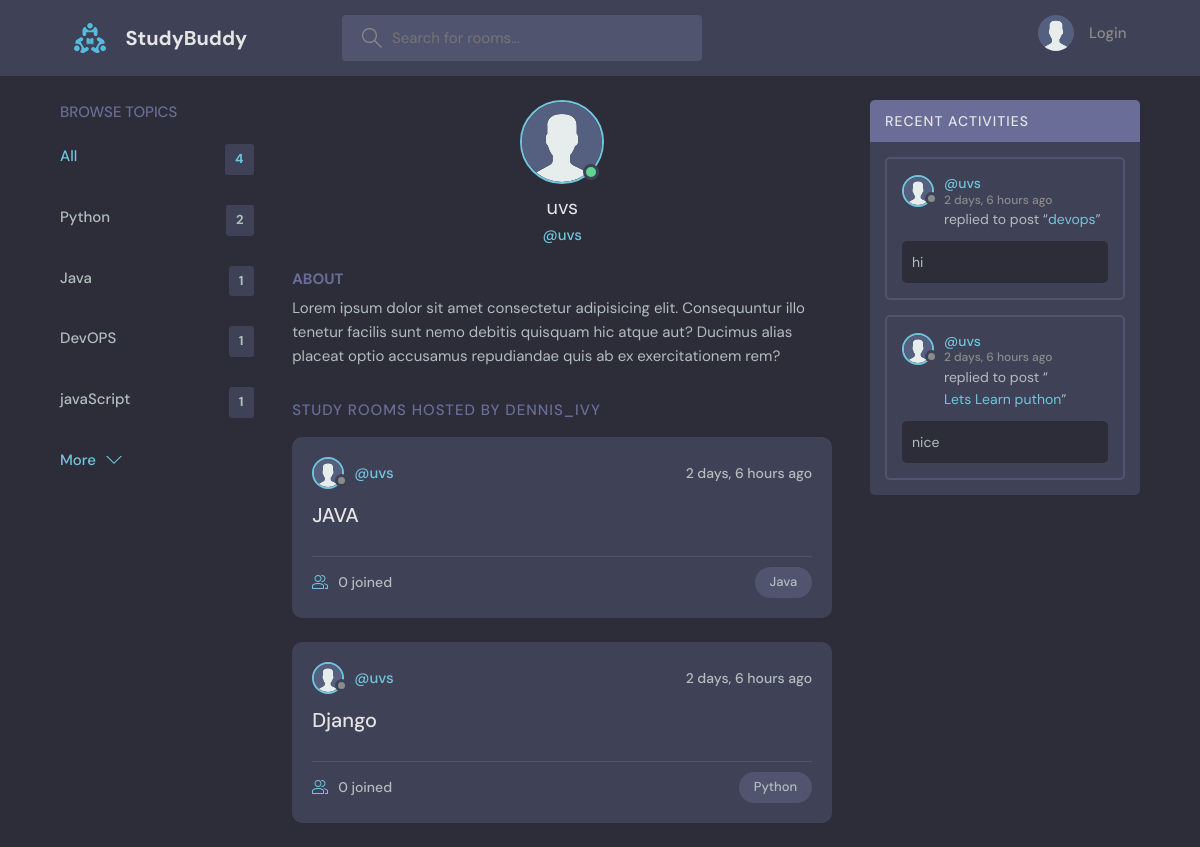
Before: /profile3/ with the older database file.
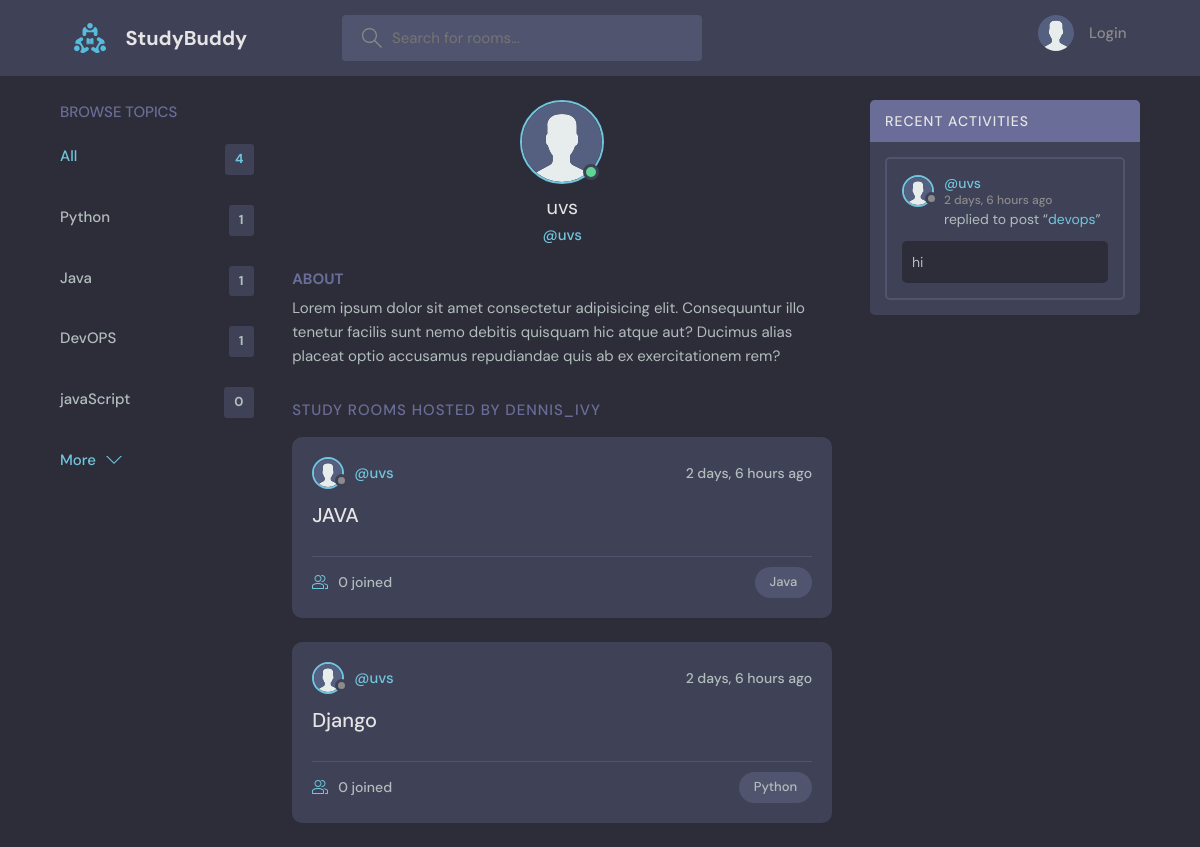
After: the same page with the newer database file.
### base/models.py (models this page shows, shortened)
class Topic(models.Model):
    name = models.CharField(max_length=200)

class Room(models.Model):
    host= models.ForeignKey(User, on_delete=models.SET_NULL , null=True)
    topic = models.ForeignKey(Topic, on_delete=models.SET_NULL , null=True)
    name = models.CharField(max_length=200)
    description = models.TextField(null=True, blank=True)
    participants = models.ManyToManyField(User, related_name='participants', blank=True)
    updated = models.DateTimeField(auto_now=True)
    created = models.DateTimeField(auto_now_add=True)
    class Meta:
        ordering = ['-updated', '-created']
    def __str__(self):
        return self.name

class User(AbstractUser):
    name = models.CharField(null=True, max_length=200)
    email = models.EmailField(unique=True, null=True)
    bio = models.TextField(null=True, blank=True)
    avatar = models.ImageField(null=True, default="avatar.svg")
    USERNAME_FIELD = 'email'
    REQUIRED_FIELDS = []
    objects = UserManager()

class Message(models.Model):
    user= models.ForeignKey(User, on_delete=models.CASCADE)
    room = models.ForeignKey(Room, on_delete=models.CASCADE)
    body = models.TextField()
    updated = models.DateTimeField(auto_now=True)
    created = models.DateTimeField(auto_now_add=True)
    class Meta:
        ordering = ['-updated', '-created']

### base/views.py (the view)
# urls.py: path('profile<str:pk>/', views.userProfile, name="user-profile"),
def userProfile(request, pk):
    user = User.objects.get(id=pk)
    rooms = user.room_set.all()
    room_messages = user.message_set.all()
    topics = Topic.objects.all()
    context = {'user': user, 'rooms': rooms, 'room_messages': room_messages, 'topics': topics}
    return render(request, 'base/profile.html', context)

### base/templates/base/profile.html (shortened to what this page needs)
{% extends 'main.html' %}
{% block content %}
  <main class="profile-page layout layout--3">
    <div class="container">
      {% include 'base/topics_components.html' %}
      <div class="roomList">
        <div class="profile">
          <div class="profile__avatar">
            <div class="avatar avatar--large active">
              <img src="{{user.avatar.url}}" />
            </div>
          </div>
          <div class="profile__info">
            <h3>{{user.username}}</h3>
            <p>@{{user.username}}</p>
          </div>
          <div class="profile__about">
            <h3>About</h3>
            <p>
              Lorem ipsum dolor sit amet consectetur adipisicing elit. Consequuntur illo tenetur
              facilis sunt nemo debitis quisquam hic atque aut? Ducimus alias placeat optio
              accusamus repudiandae quis ab ex exercitationem rem?
            </p>
          </div>
        </div>
        <div class="roomList__header">
          <div>
            <h2>Study Rooms Hosted by dennis_ivy</a>
            </h2>
          </div>
        </div>
        {% include 'base/feed_component.html' %}
      </div>
      {% include 'base/activity_component.html' %}
    </div>
  </main>
{% endblock content %}

### base/templates/base/topics_components.html
<div class="topics">
    <div class="topics__header">
      <h2>Browse Topics</h2>
    </div>
    <ul class="topics__list">
      <li>
        <a href="{% url 'home' %}" class="active">All <span>{{topics.count}}</span></a>
      </li>
      {% for topic in topics %}
      <li>
        <a href="{% url 'home' %}?q={{topic.name}}">{{topic.name}} <span>{{topic.room_set.all.count}}</span></a>
      </li>
      {% endfor %}
    </ul>
    <a class="btn btn--link" href="{% url 'topics' %}">
      More
      <svg version="1.1" xmlns="http://www.w3.org/2000/svg" width="32" height="32" viewBox="0 0 32 32">
        <title>chevron-down</title>
        <path d="M16 21l-13-13h-3l16 16 16-16h-3l-13 13z"></path>
      </svg>
    </a>
  </div>

### base/templates/base/feed_component.html (shortened to what this page needs)
{% for room in rooms %}
<div class="roomListRoom">
    <div class="roomListRoom__header">
        {% if room.host %}
        <a href="{% url 'user-profile' room.host.id %}" class="roomListRoom__author">
            <div class="avatar avatar--small">
                <img src="{{room.host.avatar.url}}" />
            </div>
            <span>@{{room.host.username}}</span>
        </a>
        {% endif %}
        <div class="roomListRoom__actions">
            <span>{{room.created|timesince}} ago</span>
        </div>
    </div>
    <div class="roomListRoom__content">
      <a href="{% url 'room' room.id %}">{{room.name}}</a>
    </div>
    <div class="roomListRoom__meta">
      <a href="{% url 'room' room.id %}" class="roomListRoom__joined">
        {{room.participants.all.count}} joined
      </a>
      <p class="roomListRoom__topic">{{room.topic.name}}</p>
    </div>
  </div>
  {% endfor %}

### base/templates/base/activity_component.html (shortened to what this page needs)
<div class="activities">
    <div class="activities__header">
      <h2>Recent Activities</h2>
    </div>
    {% for message in room_messages %}
    <div class="activities__box">
      <div class="activities__boxHeader roomListRoom__header">
        <a href="{% url 'user-profile' message.user.id %}" class="roomListRoom__author">
          <div class="avatar avatar--small">
            <img src="{{message.user.avatar.url}}" />
          </div>
          <p>
            @{{message.user.username}}
            <span>{{message.created|timesince}} ago</span>
          </p>
        </a>
      </div>
      <div class="activities__boxContent">
        <p>replied to post “<a href="{%url 'room' message.room.id %}">{{message.room}}</a>”</p>
        <div class="activities__boxRoomContent">
          {{message.body}}
        </div>
      </div>
    </div>
    {% endfor %}
  </div>

Changed rows visible on the page:
removed Message: user.avatar (placeholder picture), user.username "uvs", created "2 days, 6 hours", room "Lets Learn puthon", body "nice"
computed for Topic "Python": room_set.all.count "2" → "1"
computed for Topic "javaScript": room_set.all.count "1" → "0"
